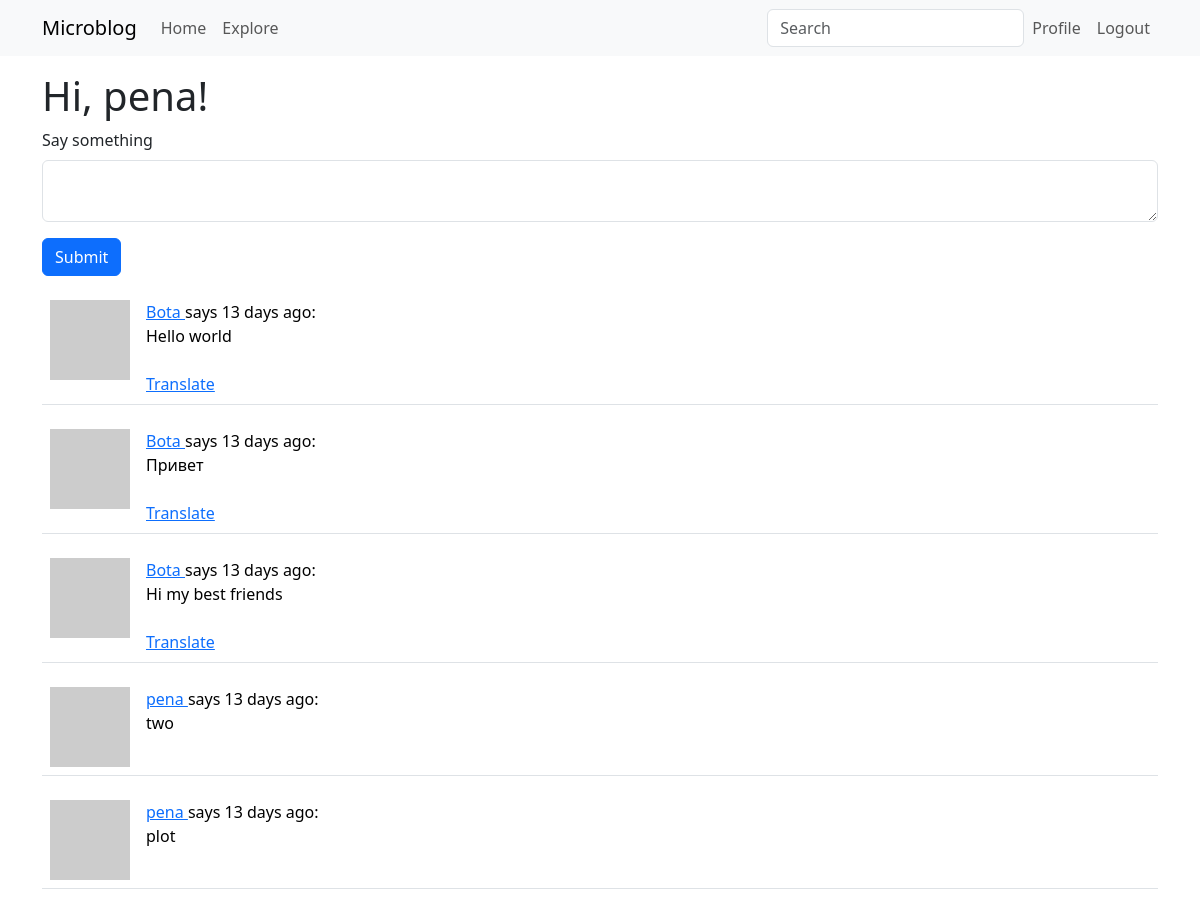
Before: /index (signed in, upper part) with the older database file.
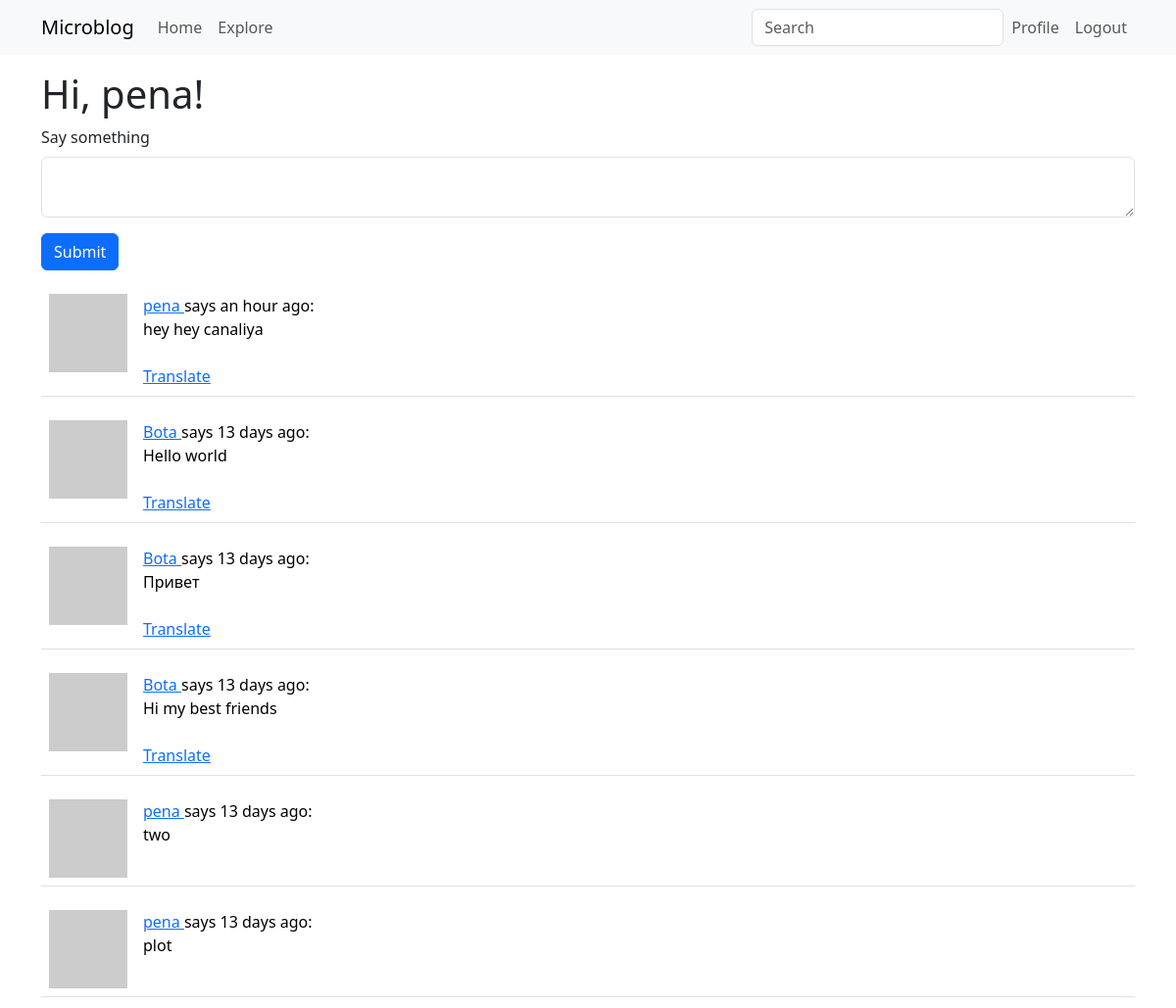
After: the same page with the newer database file.
### app/models.py (models this page shows, shortened)
class SearchableMixin(object):
    @classmethod
    def before_commit(cls, session):
        session._changes = {
            "add": list(session.new),
            "update": list(session.dirty),
            "delete": list(session.deleted),
        }
    @classmethod
    def after_commit(cls, session):
        for obj in session._changes["add"]:
            if isinstance(obj, SearchableMixin):
                add_to_index(obj.__tablename__, obj)
        for obj in session._changes["update"]:
            if isinstance(obj, SearchableMixin):
                add_to_index(obj.__tablename__, obj)
        for obj in session._changes["delete"]:
            if isinstance(obj, SearchableMixin):
                remove_from_index(obj.__tablename__, obj)
        session._changes = None

class Post(SearchableMixin, db.Model):
    __searchable__ = ["body"]
    id: so.Mapped[int] = so.mapped_column(primary_key=True)
    body: so.Mapped[str] = so.mapped_column(sa.String(200))
    timestamp: so.Mapped[datetime] = so.mapped_column(
        index=True,
        default=lambda: datetime.now(timezone.utc),
    )
    language: so.Mapped[Optional[str]] = so.mapped_column(sa.String(5))
    user_id: so.Mapped[int] = so.mapped_column(sa.ForeignKey(User.id), index=True)
    author: so.Mapped[User] = so.relationship(back_populates="posts")

class User(UserMixin, db.Model):
    id: so.Mapped[int] = so.mapped_column(primary_key=True)
    username: so.Mapped[str] = so.mapped_column(
        sa.String(64),
        index=True,
        unique=True,
    )
    email: so.Mapped[str] = so.mapped_column(
        sa.String(120),
        index=True,
        unique=True,
    )
    password_hash: so.Mapped[Optional[str]] = so.mapped_column(sa.String(260))
    about_me: so.Mapped[Optional[str]] = so.mapped_column(sa.String(200))
    last_seen: so.Mapped[Optional[datetime]] = so.mapped_column(
        default=lambda: datetime.now(timezone.utc)
    )
    posts: so.WriteOnlyMapped["Post"] = so.relationship(back_populates="author")
    following: so.WriteOnlyMapped["User"] = so.relationship(
        secondary=followers,
        primaryjoin=(followers.c.follower_id == id),
        secondaryjoin=(followers.c.followed_id == id),
        back_populates="followers",
    )
    followers: so.WriteOnlyMapped["User"] = so.relationship(
        secondary=followers,
        primaryjoin=(followers.c.followed_id == id),
        secondaryjoin=(followers.c.follower_id == id),
        back_populates="following",
    )
    def avatar(self, size):
        digest = md5(self.email.lower().encode("utf-8")).hexdigest()
        return f"https://www.gravatar.com/avatar/{digest}?d=identicon&s={size}"
    def following_posts(self):
        Author = so.aliased(User)
        Follower = so.aliased(User)
        return (
            sa.select(Post)
            .join(Post.author.of_type(Author))
            .join(Author.followers.of_type(Follower), isouter=True)
            .where(
                sa.or_(
                    Follower.id == self.id,
                    Author.id == self.id,
                )
            )
            .group_by(Post)
            .order_by(Post.timestamp.desc())
        )

### app/main/routes.py (the view, shortened to what this page needs)
@bp.route("/", methods=["GET", "POST"])
@bp.route("/index", methods=["GET", "POST"])
@login_required
def index():
    form = PostForm()
    page = request.args.get("page", 1, type=int)
    posts = db.paginate(
        current_user.following_posts(),
        page=page,
        per_page=current_app.config["POSTS_PER_PAGE"],
        error_out=False,
    )
    next_url = (
        url_for(
            "main.index",
            page=posts.next_num,
        )
        if posts.has_next
        else None
    )
    prev_url = (
        url_for(
            "main.index",
            page=posts.prev_num,
        )
        if posts.has_prev
        else None
    )
    return render_template(
        "index.html",
        title="Home",
        form=form,
        posts=posts.items,
        next_url=next_url,
        prev_url=prev_url,
    )

### app/main/forms.py
class SearchForm(FlaskForm):
    q = StringField("Search", validators=[DataRequired()])
    def __init__(self, *args, **kwargs):
        if "formdata" not in kwargs:
            kwargs["formdata"] = request.args
        if "meta" not in kwargs:
            kwargs["meta"] = {"csrf": False}
        super().__init__(*args, **kwargs)

class PostForm(FlaskForm):
    post = TextAreaField(
        "Say something",
        validators=[
            DataRequired(),
            Length(min=1, max=200),
        ],
    )
    submit = SubmitField("Submit")

### app/__init__.py (called while the page is built)
def get_locale():
    return request.accept_languages.best_match(current_app.config["LANGUAGES"])

### app/main/routes.py (called while the page is built)
@bp.before_request
def before_request():
    if current_user.is_authenticated:
        current_user.last_seen = datetime.now(timezone.utc)
        db.session.commit()
        g.search_form = SearchForm()
    g.locale = str(get_locale())

### app/models.py (called while the page is built)
@login.user_loader
def load_user(id: str | int) -> "User":
    return db.session.get(User, int(id))

### app/templates/index.html (shortened to what this page needs)
{% extends "base.html" %} {% import "bootstrap_wtf.html" as wtf %} {% block
content %}
<h1>Hi, {{ current_user.username }}!</h1>
{% if form %} {{ wtf.quick_form(form) }} {% endif %} {% for post in posts %} {%
include '_post.html' %} {% endfor %}
{% endblock %}

### app/templates/_post.html
<table class="table table-hover">
  <tr>
    <td width="70px">
      <a href="{{ url_for('main.user', username=post.author.username) }}">
        <img src="{{ post.author.avatar(70) }}" />
      </a>
    </td>
    <td>
      <a href="{{ url_for('main.user', username=post.author.username) }}">
        {{ post.author.username }}
      </a>
      says {{ moment(post.timestamp).fromNow() }}:
      <br />
      <span id="post{{post.id}}">{{ post.body }}</span>
      {% if post.language and post.language != g.locale %}
      <br /><br />
      <span id="translation{{post.id}}">
        <a
          href="javascript:translate('post{{post.id}}', 'translation{{post.id}}');"
        >
          Translate
        </a>
      </span>
      {% endif %}
    </td>
  </tr>
</table>

Changed rows visible on the page:
added Post: author.username "pena", timestamp "an hour ago", body "hey hey canaliya"
